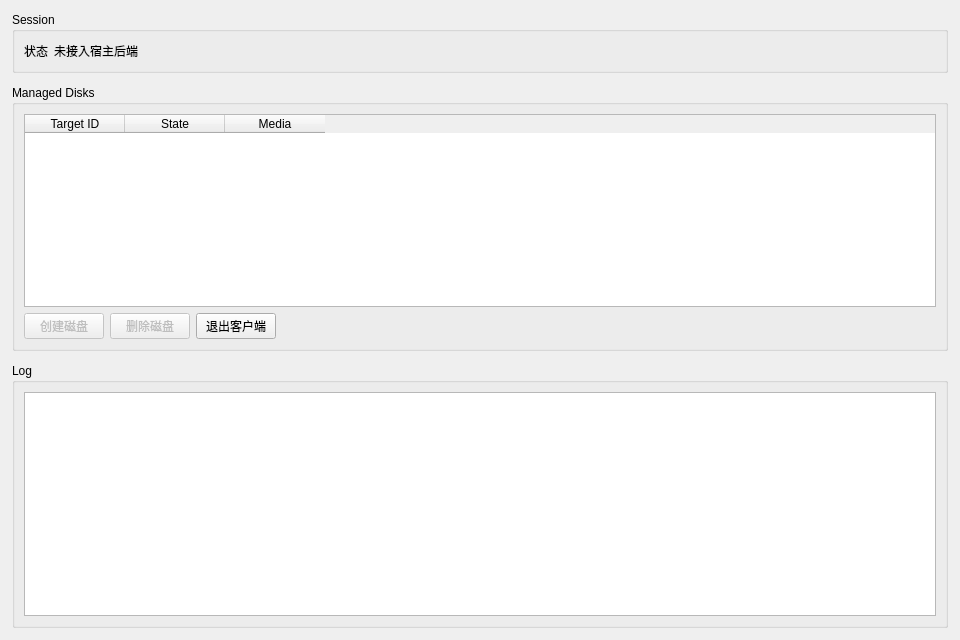
<?xml version="1.0" encoding="UTF-8"?>
<ui version="4.0">
 <class>Widget</class>
 <widget class="QWidget" name="Widget">
  <property name="geometry">
   <rect>
    <x>0</x>
    <y>0</y>
    <width>960</width>
    <height>640</height>
   </rect>
  </property>
  <property name="windowTitle">
   <string>Client</string>
  </property>
  <property name="accessibleName">
   <string>yumedisk.client.main_window</string>
  </property>
  <layout class="QVBoxLayout" name="verticalLayout">
   <property name="leftMargin">
    <number>12</number>
   </property>
   <property name="topMargin">
    <number>12</number>
   </property>
   <property name="rightMargin">
    <number>12</number>
   </property>
   <property name="bottomMargin">
    <number>12</number>
   </property>
   <property name="spacing">
    <number>12</number>
   </property>
   <item>
    <widget class="QGroupBox" name="sessionGroupBox">
     <property name="title">
      <string>Session</string>
     </property>
     <layout class="QHBoxLayout" name="horizontalLayout">
      <item>
       <widget class="QLabel" name="sessionStateTitleLabel">
        <property name="text">
         <string>状态</string>
        </property>
       </widget>
      </item>
      <item>
       <widget class="QLabel" name="sessionStateValueLabel">
        <property name="accessibleName">
         <string>yumedisk.session.state_value</string>
        </property>
        <property name="text">
         <string>未接入宿主后端</string>
        </property>
       </widget>
      </item>
      <item>
       <spacer name="horizontalSpacer">
        <property name="orientation">
         <enum>Qt::Horizontal</enum>
        </property>
        <property name="sizeHint" stdset="0">
         <size>
          <width>40</width>
          <height>20</height>
         </size>
        </property>
       </spacer>
      </item>
     </layout>
    </widget>
   </item>
   <item>
    <widget class="QGroupBox" name="diskGroupBox">
     <property name="title">
      <string>Managed Disks</string>
     </property>
     <layout class="QVBoxLayout" name="verticalLayout_2">
      <item>
       <widget class="QTableWidget" name="diskTableWidget">
        <property name="accessibleName">
         <string>yumedisk.disk.table</string>
        </property>
        <property name="editTriggers">
         <set>QAbstractItemView::NoEditTriggers</set>
        </property>
        <property name="selectionMode">
         <enum>QAbstractItemView::SingleSelection</enum>
        </property>
        <property name="selectionBehavior">
         <enum>QAbstractItemView::SelectRows</enum>
        </property>
        <column>
         <property name="text">
          <string>Target ID</string>
         </property>
        </column>
        <column>
         <property name="text">
          <string>State</string>
         </property>
        </column>
        <column>
         <property name="text">
          <string>Media</string>
         </property>
        </column>
       </widget>
      </item>
      <item>
       <layout class="QHBoxLayout" name="horizontalLayout_2">
        <item>
         <widget class="QPushButton" name="createDiskButton">
          <property name="enabled">
           <bool>false</bool>
          </property>
          <property name="accessibleName">
           <string>yumedisk.disk.create_button</string>
          </property>
          <property name="text">
           <string>创建磁盘</string>
          </property>
         </widget>
        </item>
        <item>
         <widget class="QPushButton" name="removeDiskButton">
          <property name="enabled">
           <bool>false</bool>
          </property>
          <property name="accessibleName">
           <string>yumedisk.disk.remove_button</string>
          </property>
          <property name="text">
           <string>删除磁盘</string>
          </property>
         </widget>
        </item>
        <item>
         <widget class="QPushButton" name="quitButton">
          <property name="accessibleName">
           <string>yumedisk.client.quit_button</string>
          </property>
          <property name="text">
           <string>退出客户端</string>
          </property>
         </widget>
        </item>
        <item>
         <spacer name="horizontalSpacer_2">
          <property name="orientation">
           <enum>Qt::Horizontal</enum>
          </property>
          <property name="sizeHint" stdset="0">
           <size>
            <width>40</width>
            <height>20</height>
           </size>
          </property>
         </spacer>
        </item>
       </layout>
      </item>
     </layout>
    </widget>
   </item>
   <item>
    <widget class="QGroupBox" name="logGroupBox">
     <property name="title">
      <string>Log</string>
     </property>
     <layout class="QVBoxLayout" name="verticalLayout_3">
      <item>
       <widget class="QPlainTextEdit" name="logPlainTextEdit">
        <property name="accessibleName">
         <string>yumedisk.log.text</string>
        </property>
        <property name="readOnly">
         <bool>true</bool>
        </property>
        <property name="lineWrapMode">
         <enum>QPlainTextEdit::NoWrap</enum>
        </property>
       </widget>
      </item>
     </layout>
    </widget>
   </item>
  </layout>
 </widget>
 <resources/>
 <connections/>
</ui>
